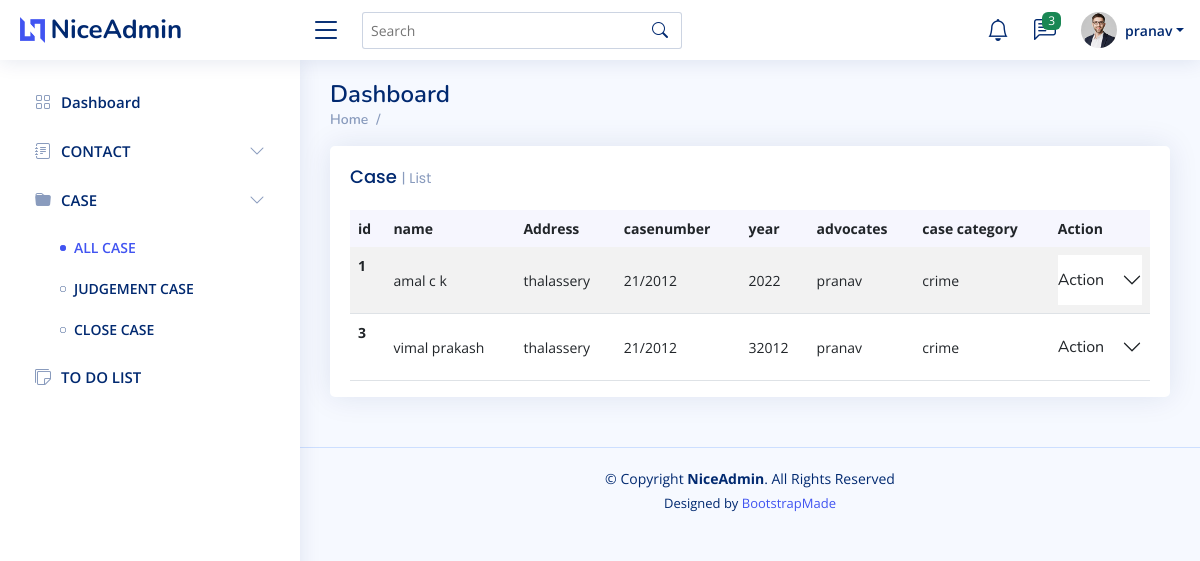
Page /advocate/case (signed in) on the earlier database version.
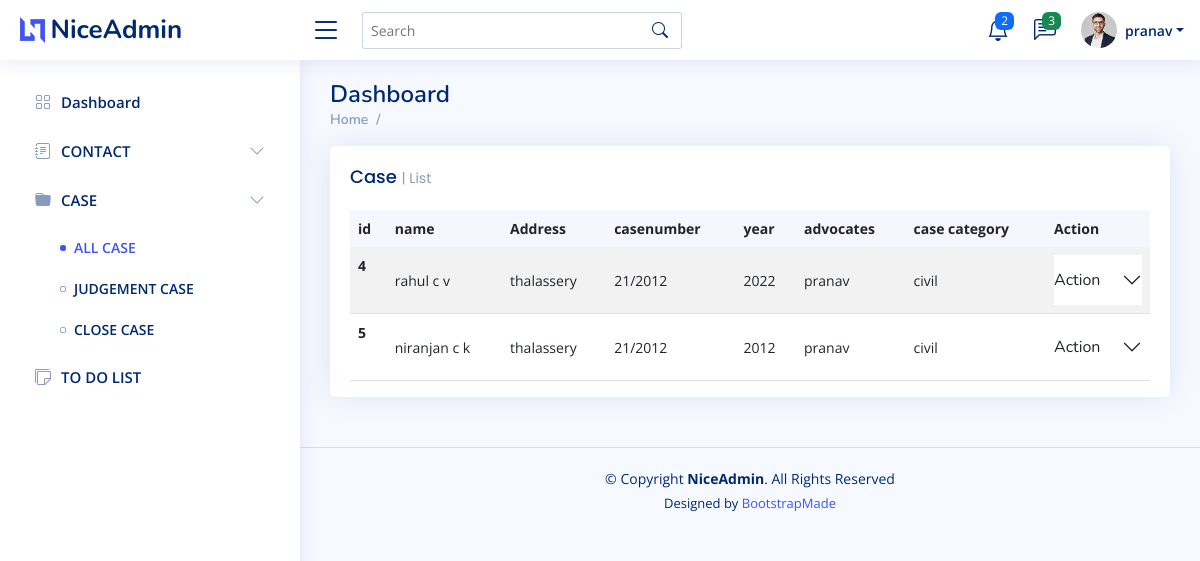
Same page on the later database version.
### Admin_user/models.py (models this page shows, shortened)
class CaseRegister(models.Model):
    client_name=models.ForeignKey(client, on_delete=models.CASCADE)
    address=models.CharField(max_length=50)
    case_number=models.CharField(max_length=50)
    year=models.IntegerField()
    incident=models.CharField(max_length=50,null=True)
    advocate=models.ForeignKey(Advocate,null=True,on_delete=models.SET_NULL)
    Filling_Date=models.DateField(auto_now=False, auto_now_add=False,null=True)
    First_hearing_date=models.DateField(auto_now=False, auto_now_add=False,null=True)
    Next_hearing_date=models.DateField(auto_now=False, auto_now_add=False,null=True)
    Fir_date=models.DateField(auto_now=False, auto_now_add=False,null=True)
    Fir_number=models.IntegerField(null=True)
    Fir_policeStation=models.CharField(max_length=50,null=True)
    case_category=models.ForeignKey(CaseCategory,null=True,on_delete=models.SET_NULL)
    status=models.CharField(max_length=20,choices=status_choice,null=True,default=1)

class client(models.Model):
    First_name=models.CharField(max_length=50)
    Last_name=models.CharField(max_length=50)
    Address=models.ForeignKey(Address,null=True, on_delete=models.SET_NULL)
    Category=models.CharField(max_length=50,null=True)
    is_case=models.BooleanField(default=False)
    phone=models.IntegerField(null=True)
    email=models.CharField(max_length=50,null=True)
    def __str__(self) :
        return self.First_name+" "+self.Last_name

class Advocate(models.Model):
    name=models.CharField(max_length=50)
    address=models.ForeignKey(Address,on_delete=models.DO_NOTHING)
    phone=models.IntegerField()
    court=models.ForeignKey(Court,null=True, on_delete=models.SET_NULL)
    def __str__(self) :
        return self.name

class CaseCategory(models.Model):
    name=models.CharField(max_length=50)
    decription=models.CharField(max_length=50)
    def __str__(self):
        return self.name

### advocate/views.py (the view)
# urls.py: path("case",adv_case,name="adv_case"),
def adv_case(request):
    context={"username":getadvocatename(request)}
    if getnotifications(request):
        context.update(getnotifications(request))
        print(getnotifications(request))
    context["case"]=True
    context["data"]=CaseRegister.objects.all().filter(advocate_id=getadvocateid(request))
    context["advocate_update_form"]=Upadte_advocate_form()
    context["Upadte_hearing_date_form"]=Upadte_hearing_date_form()
    return render(request,"advocate/case.html",context)

### Admin_user/form.py
class Upadte_advocate_form(forms.ModelForm):
    class Meta:
        model=CaseRegister
        fields=['advocate']
    def __init__(self,*args,**kwargs):
            super(Upadte_advocate_form,self).__init__(*args,**kwargs)
            for i in self.fields.values():
                i.widget.attrs['class']="form-control"

class Upadte_hearing_date_form(forms.ModelForm):
    class Meta:
        model=CaseRegister
        fields=['Next_hearing_date']
        widgets={
             'Next_hearing_date':DateInput(attrs={'type':"date"}),
        }
    def __init__(self,*args,**kwargs):
            super(Upadte_hearing_date_form,self).__init__(*args,**kwargs)
            for i in self.fields.values():
                i.widget.attrs['class']="form-control"

### advocate/views.py (called while the page is built)
def getadvocateid(request):
    return request.user.username[2:]

def getadvocatename(request):
    id=int(request.user.username[2:])
    return Advocate.objects.get(id=id).name;

### templates/advocate/case.html (shortened to what this page needs)
{% extends 'advocate/main.html' %}
{% block content %}
<div class="col-12">
    <div class="card top-selling overflow-auto">
      <div class="card-body pb-0">
          <h5 class="card-title">Case <span>| List</span></h5>
          <table class="table table-striped">
            <thead>
              <tr>
                <th class="fw-bold" scope="col">id</th>
                <th class="fw-bold" scope="col">name</th>
                <th class="fw-bold" scope="col">Address</th>
                <th class="fw-bold" scope="col">casenumber</th>
                <th class="fw-bold" scope="col">year</th>
                <th class="fw-bold" scope="col">advocates</th>
                <th class="fw-bold" scope="col">case category</th>
                <th class="fw-bold" scope="col">Action</th>
              </tr>
            </thead>
            <tbody>
              {% for i in data %}
              <tr>
                <th scope="row">{{i.id}}</th>
                <td>{{i.client_name}}</td>
                <td>{{i.address}}</td>
                <td >{{i.case_number}}</td>
                <td >{{i.year}}</td>
                <td >{{i.advocate}}</td>
                <td >{{i.case_category}}</td>
                <td><div class="accordion accordion-flush" id="accordionFlushExample">
                  <div class="accordion-item">
                    <h2 class="accordion-header" id="flush-headingOne">
                      <button class="accordion-button collapsed" type="button" data-bs-toggle="collapse" data-bs-target="#flush-collapseOne{{i.id}}" aria-expanded="false" aria-controls="flush-collapseOne">
                        Action
                      </button>
                    </h2>
                                    {%load crispy_forms_tags %}
                  </div>
                </div></td>
              </tr>
              {% endfor %}
            </tbody>
          </table>
        </div>
      </div>
    </div>
{% endblock content %}

### templates/advocate/main.html (shortened to what the changed rows need)
{% load static %}
<!DOCTYPE html>
<html lang="en">
<head>
  <link href="{% static 'assets/vendor/bootstrap/css/bootstrap.min.css' %}" rel="stylesheet">
  <link href="{% static 'assets/vendor/bootstrap-icons/bootstrap-icons.css' %}" rel="stylesheet">
  <link href="{% static 'assets/vendor/boxicons/css/boxicons.min.css' %}" rel="stylesheet">
  <link href="{% static 'assets/vendor/quill/quill.snow.css' %}" rel="stylesheet">
  <link href="{% static 'assets/vendor/quill/quill.bubble.css' %}" rel="stylesheet">
  <link href="{% static 'assets/vendor/remixicon/remixicon.css' %}" rel="stylesheet">
  <link href="{% static 'assets/vendor/simple-datatables/style.css' %}" rel="stylesheet">
  <link href="{% static 'assets/css/style.css' %}" rel="stylesheet">
</head>
<body>
  <header id="header" class="header fixed-top d-flex align-items-center">
    <nav class="header-nav ms-auto">
      <ul class="d-flex align-items-center">
        <li class="nav-item dropdown">
          <a class="nav-link nav-icon" href="#" data-bs-toggle="dropdown">
            <i class="bi bi-bell"></i>
            <span class="badge bg-primary badge-number">{{nonotification}}</span>
          </a>
        </li>
      </ul>
    </nav>
  </header>
  <main id="main" class="main">
    <div class="pagetitle">
      <h1>Dashboard</h1>
    </div>
    <section class="section dashboard">
     {% block content %}{% endblock content %}
    </section>
  </main>
</body>
</html>

Differences in the rows shown:
no longer on this page (row edited): CaseRegister: id "1", client_name "amal c k", address "thalassery", case_number "21/2012", year "2022", advocate "pranav", case_category "crime"
no longer on this page (row edited): CaseRegister: id "3", client_name "vimal prakash", address "thalassery", case_number "21/2012", year "32012", advocate "pranav", case_category "crime"
added CaseRegister: id "4", client_name "rahul c v", address "thalassery", case_number "21/2012", year "2022", advocate "pranav", case_category "civil"
added CaseRegister: id "5", client_name "niranjan c k", address "thalassery", case_number "21/2012", year "2012", advocate "pranav", case_category "civil"
Other differences:
{{ nonotification }}: (not shown) → "2"
